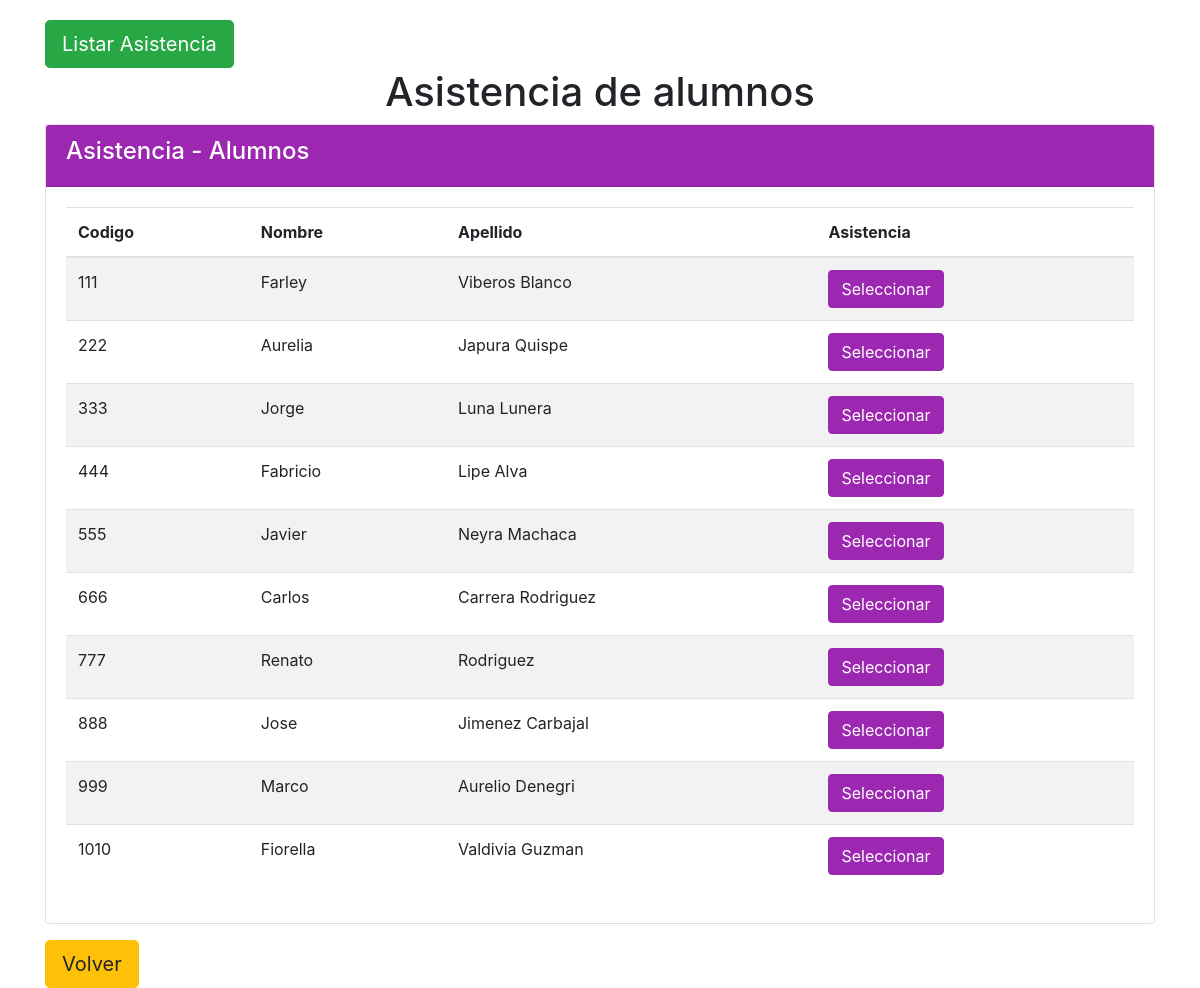
/vista/docente/formA_asistencia.php, run on the app's committed database.
### tables this page shows
CREATE TABLE IF NOT EXISTS `alumno` (
  `codalumno` int(11) NOT NULL,
  `nombre` varchar(50) DEFAULT NULL,
  `apellido` varchar(50) DEFAULT NULL,
  `correo` varchar(50) DEFAULT NULL,
  `telefono` int(11) DEFAULT NULL,
  `contraseña` varchar(50) DEFAULT NULL,
  `observa` varchar(200) DEFAULT NULL,
  PRIMARY KEY (`codalumno`)
);

### vista/docente/formA_asistencia.php (the view, shortened to what this page needs)
<!doctype html>
<html>
<head>
  <link rel="stylesheet" href="https://maxcdn.bootstrapcdn.com/bootstrap/4.5.2/css/bootstrap.min.css">
  </head>
<body>
<div class="container">
<section>
<article>
  <?php
  $link = conectarse();
  $instruccion= "select alumno.codalumno, alumno.nombre, alumno.apellido, alumno.correo,
  alumno.telefono, alumno.contraseña
  from alumno";
  ?>
<a class="btn btn-success btn-lg" href="./formA_listarasistencia.php">Listar Asistencia</a>
<center><h1>Asistencia de alumnos</h1></center>
<div class="card">
  <div class="card-header">
    <h4>Asistencia - Alumnos</h4>
  </div>
  <div class="card-body">
    <div class="table-responsive">
<table class="table table-striped">
  <thead>
  <tr>
  <th for="cod">Codigo</th>
  <th for="nombre">Nombre</th>
  <th for="apellido">Apellido</th>
  <th for="estado">Asistencia</th>
  </tr>
  </thead>
  <tbody>
  <?php
  $rs=mysqli_query($link, $instruccion) or die ("Fallo en la Consulta");
  while($campo=mysqli_fetch_array($rs))
  {
  ?>
  <tr>
  <td><?php echo $campo["codalumno"];?></td>
  <td><?php echo $campo["nombre"];?></td>
  <td><?php echo $campo["apellido"];?></td>
  <td><a class="btn btn-primary" href="./formA_modificarasistencia.php?cod=<?=$campo['codalumno']?>&nombre=<?= $campo['nombre']?>&apellido=<?= $campo['apellido']?>">Seleccionar</a></td>
  </tr>
 <?php
  }
  ?>
  </tbody>
  </table>
  </div>
  </div>
</div>
</article>
</section>
<a class="btn btn-warning btn-lg mt-3" href="./index.php">Volver</a>
</div>
</body>
</html>

### vista/docente/formA_asistencia.php (style rules this page uses)
.container { margin-top: 20px; }
.card-header { background-color: #9c27b0; color: white; }
.btn-primary { background-color: #9c27b0; border-color: #9c27b0; }

### data on the page
alumno: codalumno "111", nombre "Farley", apellido "Viberos Blanco"
alumno: codalumno "222", nombre "Aurelia", apellido "Japura Quispe"
alumno: codalumno "333", nombre "Jorge", apellido "Luna Lunera"
alumno: codalumno "444", nombre "Fabricio", apellido "Lipe Alva"
alumno: codalumno "555", nombre "Javier", apellido "Neyra Machaca"
alumno: codalumno "666", nombre "Carlos", apellido "Carrera Rodriguez"
alumno: codalumno "777", nombre "Renato", apellido "Rodriguez"
alumno: codalumno "888", nombre "Jose", apellido "Jimenez Carbajal"
alumno: codalumno "999", nombre "Marco", apellido "Aurelio Denegri"
alumno: codalumno "1010", nombre "Fiorella", apellido "Valdivia Guzman"
